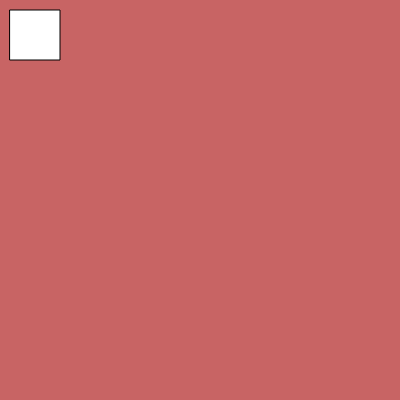
Frame 1 (no input)
Frame 60 (no input): identical to frame 1, image omitted
Frame 120 (the mouse pressed at the canvas centre since frame 60): identical to frame 1, image omitted

The p5.js sketch that drew this single still picture (run headless with seeded random() and noise() and a simulated clock; from frame 60 on, the mouse is pressed at the canvas centre):

// p5.js sketch
// ── sketch.js
/*
 * Welcome to the YORB !
 * This is where you can add your P5 sketch into the space!
 * In order to do so, please fill out the following configuration object,
 * then add your sketch below
 *
 */


window.yorbConfig = {
  // set this to true!
  active: true,

  name: "Aidan Nelson",
  
  description: "Just testing out the new sketch feature!",

  // choose a shape on which to put your p5 sketch!
  // options are: box, sphere, cylinder, ico
  shape: "cylinder",

  // set the position of your sketch within the 3D YORB space here:
  // to find out what position makes sense, go to yorb.itp.io,
  // open the javascript console, then navigate to where you want the sketch,
  // and press the 'p' key.  A series of coordinates should appear in your console,
  // then plug those values in here:
  position: {
    x: -2.7,
    y: 2,
    z: -42.6,
  },
  // set the rotation of your sketch here:
  rotation: {
    x: 0,
    y: 0,
    z: 0,
  },
  // set the scale of your sketch here (1-4 are reasonable values):
  scale: {
    x: 1,
    y: 1,
    z: 1,
  },
};




// Put your sketch below
//~//~//~//~//~//~//~//~//~//~//~//~//~//~//~//~//~//~//~//~//~//~//~//~//

function setup(){
  createCanvas(400,400);
}

function draw(){
  background(200,100,100);
  rect(10,10,50,50);
}
